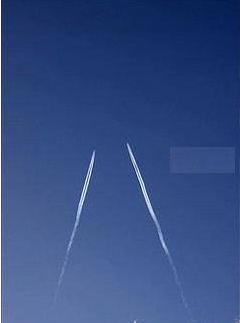
#> input picture python/code_056/twolines.png, 240 x 323 px
$ python opencv_056.py   (older library calls are emulated)
#> lines starting #> are read from the running program, lines starting #| are printed output that depends on the picture; after the words box and inside, x2 and y2 are one past the last pixel; in counts of white or black regions, pixels touching at a corner belong together
import cv2 as cv
import numpy as np


def canny_demo(image):
    t = 80
    canny_output = cv.Canny(image, t, t * 2)
    cv.imwrite("canny_output.png", canny_output)
    return canny_output


src = cv.imread("twolines.png")
#> src is the input picture: shape (323, 240, 3); mean B, G, R 130.9, 76.7, 52.5
cv.namedWindow("input", cv.WINDOW_AUTOSIZE)
cv.imshow("input", src)

binary = canny_demo(src)
#> in canny_demo, `canny_output = cv.Canny(image, t, t * 2)`:
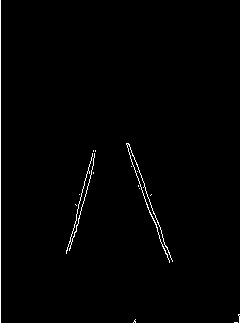
#> canny_output: shape (323, 240); 1.1% white in thin lines or dots
k = np.ones((3, 3), dtype=np.uint8)
binary = cv.morphologyEx(binary, cv.MORPH_DILATE, k)
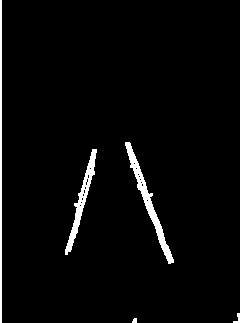
#> binary: shape (323, 240); 3% white; 5 white regions
cv.imshow("binary", binary)

# 轮廓发现
out, contours, hierarchy = cv.findContours(binary, cv.RETR_EXTERNAL, cv.CHAIN_APPROX_SIMPLE)
#> contours = 5 contours, 2 with area under 20; largest, box (x1, y1, x2, y2) and area: (125, 142, 174, 264) 779, (65, 149, 97, 255) 618, (0, 0, 2, 323) 322

# 直线拟合与极值点寻找
for c in range(len(contours)):
    x, y, w, h = cv.boundingRect(contours[c])
    m = max(w, h)
    # if m < 30:
    #     continue
    vx, vy, x0, y0 = cv.fitLine(contours[c], cv.DIST_L1, 0, 0.01, 0.01)
    k = vy/vx
    b = y0 - k*x0
    maxx = 0
    maxy = 0
    miny = 100000
    minx = 0
    for pt in contours[c]:
        px, py = pt[0]
        if maxy < py:
            maxy = py
        if miny > py:
            miny = py
    maxx = (maxy - b) / k
    minx = (miny - b) / k
#> (the run stopped early here; a loop or call above may not have finished)
